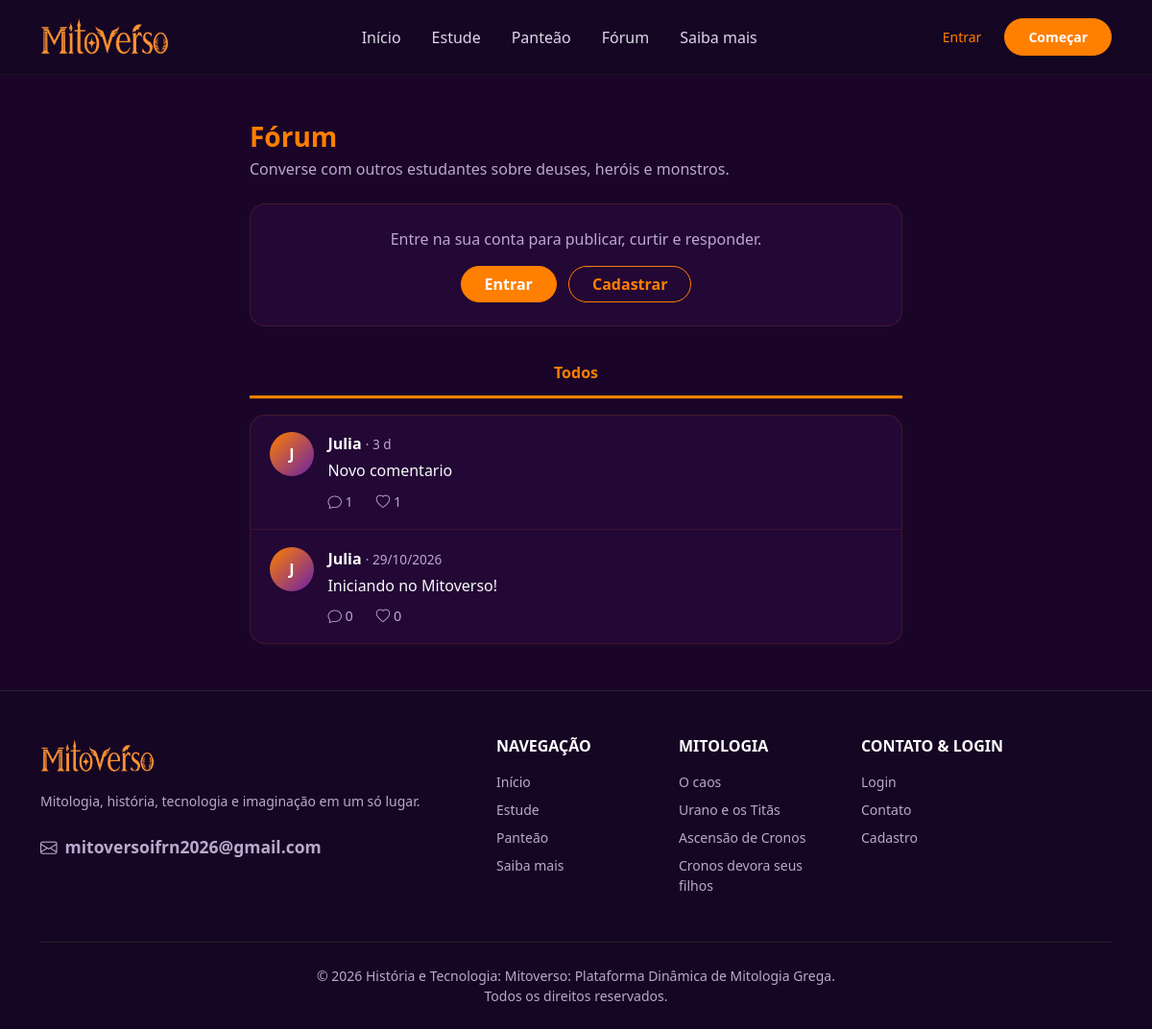
The page /posts on the database its author committed.
### app/models/post.py (models this page shows, shortened)
class Post(db.Model):
    __tablename__ = "post"
    id = db.Column(db.Integer, primary_key = True)
    conteudo = db.Column(db.Text, nullable = False)
    criado_em = db.Column(db.DateTime, nullable = False, default = lambda: datetime.now(timezone.utc))
    id_usuario = db.Column(db.Integer, db.ForeignKey("usuario.id"), nullable = False)
    id_pai = db.Column(db.Integer, db.ForeignKey("post.id"), nullable = True)
    autor = db.relationship("Usuario", backref = db.backref("posts", cascade = "all, delete-orphan"))
    respostas = db.relationship(
        "Post",
        backref = db.backref("pai", remote_side = [id]),
        cascade = "all, delete-orphan",
        order_by = "Post.criado_em"
    )
    curtidas = db.relationship("Curtida", backref = "post", cascade = "all, delete-orphan")

### app/models/usuario.py (models this page shows)
class Usuario(UserMixin, db.Model):
    __tablename__ = "usuario"
    id = db.Column(db.Integer, primary_key = True)
    nome = db.Column(db.String(100), nullable = False)
    email = db.Column(db.String(100), nullable = False, unique = True)
    senha = db.Column(db.String(256), nullable = False)
    bio = db.Column(db.String(200))
    criado_em = db.Column(db.DateTime, default = lambda: datetime.now(timezone.utc))
    seguindo = db.relationship(
        "Usuario",
        secondary = seguidor,
        primaryjoin = (seguidor.c.id_seguidor == id),
        secondaryjoin = (seguidor.c.id_seguido == id),
        backref = "seguidores"
    )

### app/routes/posts.py (the view)
@posts_bp.route("/posts")
def feed():
    aba = request.args.get("aba", "todos")
    pagina = request.args.get("pagina", 1, type = int)
    if aba == "seguindo" and current_user.is_authenticated:
        paginacao = listar_feed_seguindo(current_user, pagina)
    else:
        aba = "todos"
        paginacao = listar_feed(pagina)
    return render_template("usuario/post.html", form = PostForm(), paginacao = paginacao, aba = aba)

### app/__init__.py (called while the page is built)
@app.template_filter("tempo_atras")
def tempo_atras(data):
    if not data:
        return ""
    if data.tzinfo is None:
        data = data.replace(tzinfo = timezone.utc)
    segundos = int((datetime.now(timezone.utc) - data).total_seconds())
    if segundos < 60:
        return "agora"
    if segundos < 3600:
        return f"{segundos // 60} min"
    if segundos < 86400:
        return f"{segundos // 3600} h"
    if segundos < 604800:
        return f"{segundos // 86400} d"
    return data.strftime("%d/%m/%Y")

### app/services/post_service.py (called while the page is built)
def _paginar(consulta, pagina):
    return db.paginate(consulta, page = pagina, per_page = POSTS_POR_PAGINA, error_out = False)

def listar_feed(pagina):
    consulta = db.select(Post).where(Post.id_pai.is_(None)).order_by(Post.criado_em.desc())
    return _paginar(consulta, pagina)

### app/templates/usuario/post.html (shortened to what this page needs)
{% extends 'base.html' %}
{% block css %}<link rel="stylesheet" href="{{ url_for('static', filename='css/forum.css') }}">{% endblock %}
{% block conteudo %}
<div class="container py-5">
    <div class="forum-coluna">
        <h1 class="h3 fw-bold text-orange mb-1">Fórum</h1>
        <p class="text-mv-muted mb-4">Converse com outros estudantes sobre deuses, heróis e monstros.</p>
        {% if current_user.is_authenticated %}
            <div class="painel p-3 mb-4">
                <form action="{{ url_for('posts.novo_post') }}" method="POST">
                    {{ form.hidden_tag() }}
                    <div class="d-flex gap-3">
                        <span class="avatar-inicial">{{ current_user.nome[0]|upper }}</span>
                        {{ form.conteudo(class="form-control campo-post", rows=3, maxlength=500, placeholder="O que os deuses estão dizendo?") }}
                    </div>
                    <div class="d-flex justify-content-between align-items-center mt-2">
                        <small class="contador text-mv-muted">0/500</small>
                        {{ form.enviar(class="btn btn-mitoverso rounded-pill px-4") }}
                    </div>
                </form>
            </div>
        {% else %}
            <div class="painel p-4 mb-4 text-center">
                <p class="mb-3 text-mv-muted">Entre na sua conta para publicar, curtir e responder.</p>
                <a href="{{ url_for('autenticacao.login') }}" class="btn btn-mitoverso rounded-pill px-4 me-2">Entrar</a>
                <a href="{{ url_for('autenticacao.cadastro') }}" class="btn btn-outline-mitoverso rounded-pill px-4">Cadastrar</a>
            </div>
        {% endif %}
        <div class="abas">
            <a href="{{ url_for('posts.feed') }}" class="{{ 'ativa' if aba == 'todos' }}">Todos</a>
        </div>
        <div class="painel lista-posts">
            {% for post in paginacao.items %}
                {% include 'usuario/_post_card.html' %}
            {% endfor %}
        </div>
    </div>
</div>
{% endblock %}

### app/templates/usuario/_post_card.html (shortened to what this page needs)
<article class="post-card" id="post-{{ post.id }}">
    <a href="{{ url_for('perfil.ver_perfil', id_usuario=post.autor.id) }}" class="avatar-inicial" aria-label="Perfil de {{ post.autor.nome }}">
        {{ post.autor.nome[0]|upper }}
    </a>
    <div class="post-corpo">
        <div class="post-cabecalho">
            <a href="{{ url_for('perfil.ver_perfil', id_usuario=post.autor.id) }}" class="post-autor">{{ post.autor.nome }}</a>
            <span class="post-data">· {{ post.criado_em|tempo_atras }}</span>
        </div>
        <a href="{{ url_for('posts.ver_post', id_post=post.id) }}" class="post-texto-link">
            <p class="post-texto">{{ post.conteudo }}</p>
        </a>
        <div class="post-acoes">
            <a href="{{ url_for('posts.ver_post', id_post=post.id) }}" class="acao">
                <i class="bi bi-chat"></i> {{ post.respostas|length }}
            </a>
            {% if current_user.is_authenticated %}
                <form action="{{ url_for('posts.curtir', id_post=post.id) }}" method="POST" class="d-inline">
                    <input type="hidden" name="csrf_token" value="{{ csrf_token() }}">
                    <input type="hidden" name="next" value="{{ request.full_path|trim('?') }}#post-{{ post.id }}">
                    <button type="submit" class="acao {{ 'curtido' if post.curtido_por(current_user) }}" aria-label="Curtir">
                        <i class="bi {{ 'bi-heart-fill' if post.curtido_por(current_user) else 'bi-heart' }}"></i> {{ post.curtidas|length }}
                    </button>
                </form>
            {% else %}
                <a href="{{ url_for('autenticacao.login') }}" class="acao">
                    <i class="bi bi-heart"></i> {{ post.curtidas|length }}
                </a>
            {% endif %}
        </div>
    </div>
</article>

### app/static/css/style.css (style rules this page uses)
* { margin: 0; padding: 0; }

### app/static/css/cab_rod_index.css (style rules this page uses)
:root { --mv-purple-dark: #1a0528; --mv-purple-main: #2b093f; --mv-purple-light: #4a154b; --mv-purple-accent: #6b21a8; --mv-orange-main: #ff7f00; --mv-orange-hover: #e67300; --mv-orange-light: #ff9f43; --mv-text-muted: #bda8cd; }
body { font-family: system-ui, -apple-system, "Segoe UI", Roboto, "Helvetica Neue", Arial, sans-serif; background-color: var(--mv-purple-dark); color: #f8f9fa; overflow-x: hidden; }
.text-orange { color: var(--mv-orange-main) !important; }
.text-mv-muted { color: var(--mv-text-muted) !important; }
.btn-mitoverso { background-color: var(--mv-orange-main); border-color: var(--mv-orange-main); color: #ffffff; font-weight: 600; transition: all 0.2s ease-in-out; }
.btn-outline-mitoverso { border-color: var(--mv-orange-main); color: var(--mv-orange-main); font-weight: 600; transition: all 0.2s ease-in-out; }

### app/static/css/forum.css (style rules this page uses)
.forum-coluna { max-width:680px; margin:0 auto; }
.painel { background:rgba(43,9,63,.6); border:1px solid rgba(255,127,0,.15); border-radius:1rem; }
.lista-posts { overflow:hidden; }
.avatar-inicial { width:46px; height:46px; flex-shrink:0; display:flex; align-items:center; justify-content:center; border-radius:50%; background:linear-gradient(135deg,var(--mv-orange-main),var(--mv-purple-accent)); color:#fff; font-weight:700; text-decoration:none; }
.abas { display:flex; margin-bottom:1rem; border-bottom:1px solid rgba(255,127,0,.15); }
.abas a { flex:1; padding:.75rem 1rem; text-align:center; text-decoration:none; font-weight:600; color:var(--mv-text-muted); border-bottom:3px solid transparent; transition:color .2s; }
.abas a.ativa { color:var(--mv-orange-main); border-bottom-color:var(--mv-orange-main); }
.post-card { display:flex; gap:.9rem; padding:1.1rem 1.25rem; border-bottom:1px solid rgba(255,127,0,.12); transition:background .2s; }
.post-card:last-child { border-bottom:none; }
.post-corpo { flex:1; min-width:0; }
.post-autor { font-weight:700; color:#fff; text-decoration:none; }
.post-data { color:var(--mv-text-muted); font-size:.85rem; }
.post-texto-link { color:inherit; text-decoration:none; }
.post-texto { margin:.25rem 0 .6rem; white-space:pre-wrap; overflow-wrap:anywhere; }
.post-acoes { display:flex; align-items:center; gap:1.5rem; }
.acao { background:none; border:none; padding:0; color:var(--mv-text-muted); font-size:.9rem; text-decoration:none; cursor:pointer; transition:color .2s; }

### rows shown on the page
Post: autor "J", autor.nome "Julia", criado_em|tempo_atras "3 d", conteudo "Novo comentario", respostas|length "1", curtidas|length "1"
Post: autor "J", autor.nome "Julia", criado_em|tempo_atras "29/10/2026", conteudo "Iniciando no Mitoverso!", respostas|length "0", curtidas|length "0"
